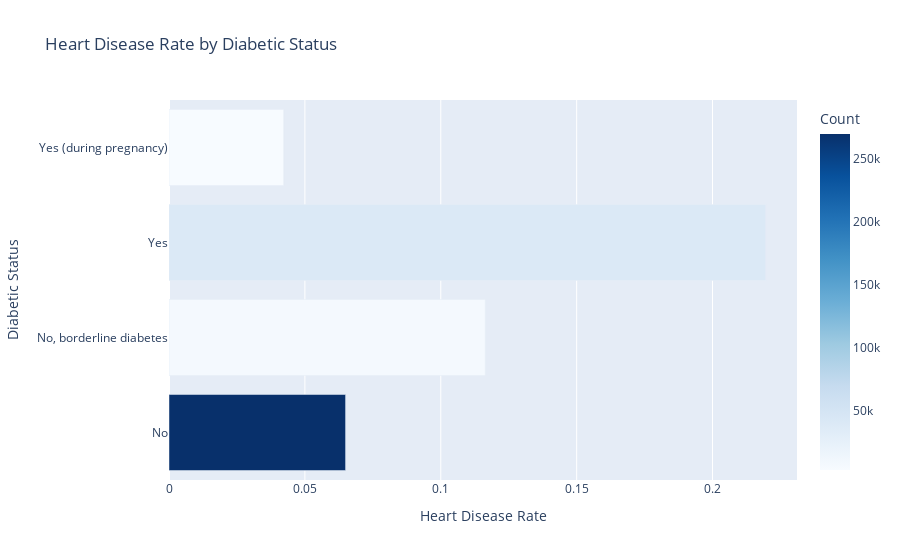

Notebook source saved alongside this figure:
### Markdown cell above
### 2.4 Multi-Categorical Features Analysis

### Code cell
# Analyze Diabetic feature (has multiple categories)
diabetic_categories = list(data.groupby('Diabetic').groups.keys())
diabetic_rates = []
diabetic_counts = []

for category in diabetic_categories:
    heart_disease_count = data.loc[(data['Diabetic'] == category) & 
                                   (data['HeartDisease'] == 'Yes')].shape[0]
    total_count = data.loc[data['Diabetic'] == category].shape[0]
    rate = heart_disease_count / total_count
    diabetic_rates.append(rate)
    diabetic_counts.append(total_count)

# Store for encoding
diabetic_encoding = {diabetic_categories[i]: diabetic_rates[i] 
                     for i in range(len(diabetic_categories))}

# Visualize
fig = px.bar(
    x=diabetic_rates,
    y=diabetic_categories,
    color=diabetic_counts,
    orientation='h',
    title='Heart Disease Rate by Diabetic Status',
    labels={'x': 'Heart Disease Rate', 'y': 'Diabetic Status', 'color': 'Count'},
    color_continuous_scale='Blues'
)
fig.show()

### Figure 1 — Plotly figure (JSON) as saved in the notebook; plotly's stock layout.template omitted (floating-point values rounded to 4 significant figures)
{"data": [{"alignmentgroup": "True", "hovertemplate": "Heart Disease Rate=%{x}<br>Diabetic Status=%{y}<br>Count=%{marker.color}<extra></extra>", "legendgroup": "", "marker": {"color": [269653, 6781, 40802, 2559], "coloraxis": "coloraxis", "pattern": {"shape": ""}}, "name": "", "offsetgroup": "", "orientation": "h", "showlegend": false, "textposition": "auto", "type": "bar", "x": [0.06497, 0.1164, 0.2195, 0.0422], "xaxis": "x", "y": ["No", "No, borderline diabetes", "Yes", "Yes (during pregnancy)"], "yaxis": "y"}], "layout": {"barmode": "relative", "coloraxis": {"colorbar": {"title": {"text": "Count"}}, "colorscale": [[0, "rgb(247,251,255)"], [0.125, "rgb(222,235,247)"], [0.25, "rgb(198,219,239)"], [0.375, "rgb(158,202,225)"], [0.5, "rgb(107,174,214)"], [0.625, "rgb(66,146,198)"], [0.75, "rgb(33,113,181)"], [0.875, "rgb(8,81,156)"], [1, "rgb(8,48,107)"]]}, "legend": {"tracegroupgap": 0}, "title": {"text": "Heart Disease Rate by Diabetic Status"}, "xaxis": {"anchor": "y", "domain": [0, 1], "title": {"text": "Heart Disease Rate"}}, "yaxis": {"anchor": "x", "domain": [0, 1], "title": {"text": "Diabetic Status"}}}}
